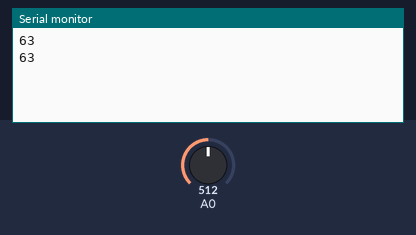
Bench run of a sketch on a simulated Arduino Uno, built with avr-gcc and run on an emulated ATmega328P. Parts: the last lines printed to the serial monitor. The test bench sets the inputs (shaded band); at power-on: A0 = 512.

Above: at 5.8 s.
5.9 s: A0 set to 716
At 10.9 s:
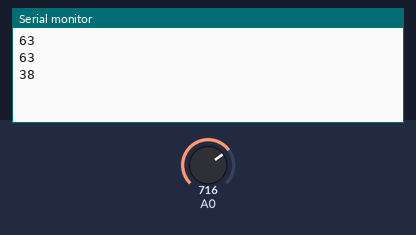
11.9 s: A0 set to 900
At 16.0 s:
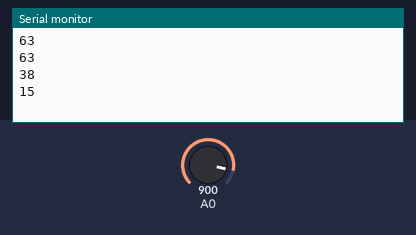
Timing chart, 0 to 17.5 s (numbered marks = the images above; inputs shaded):
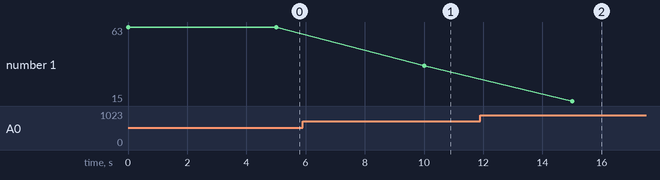

The sketch:

test_water_sensor.ino
```cpp
int sensorReading;
int range;
const int sensorMin = 200;
const int sensorMax = 1023;
void setup() {
  Serial.begin(9600);

}

void loop() {
  sensorReading=analogRead(A0);
  range = map(sensorReading, sensorMin, sensorMax, 100, 0);
  Serial.println(range);
  delay(5000);
}
```

Measured:
- after the input at 5.9 s, the serial monitor: prints a new line after 4.1 s (image 1)
- after the input at 11.9 s, the serial monitor: prints a new line after 3.1 s (image 2)
- plotted number 1: 63 → 38 after the input at 5.9 s, 38 → 15 after the input at 11.9 s
